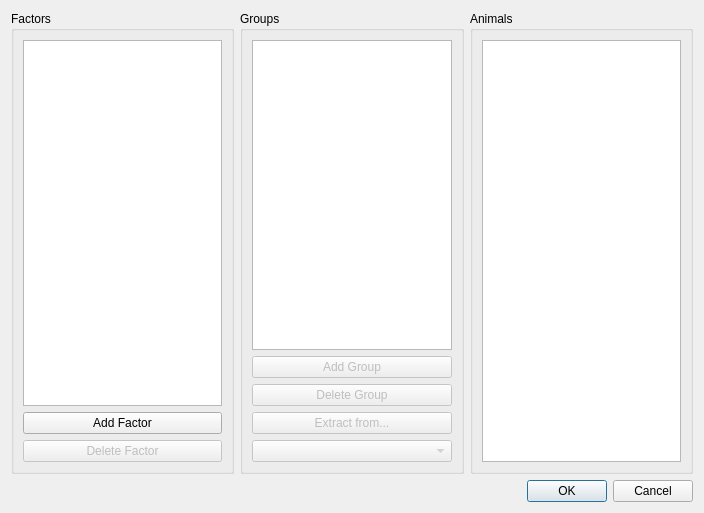
<?xml version="1.0" encoding="UTF-8"?>
<ui version="4.0">
 <class>FactorsDialog</class>
 <widget class="QDialog" name="FactorsDialog">
  <property name="geometry">
   <rect>
    <x>0</x>
    <y>0</y>
    <width>704</width>
    <height>513</height>
   </rect>
  </property>
  <property name="windowTitle">
   <string>Factors</string>
  </property>
  <layout class="QVBoxLayout" name="verticalLayout_8">
   <item>
    <layout class="QHBoxLayout" name="horizontalLayout">
     <item>
      <widget class="QGroupBox" name="groupBoxFactors">
       <property name="title">
        <string>Factors</string>
       </property>
       <layout class="QVBoxLayout" name="verticalLayout">
        <item>
         <widget class="QListWidget" name="listWidgetFactors"/>
        </item>
        <item>
         <widget class="QPushButton" name="pushButtonAddFactor">
          <property name="text">
           <string>Add Factor</string>
          </property>
         </widget>
        </item>
        <item>
         <widget class="QPushButton" name="pushButtonDeleteFactor">
          <property name="enabled">
           <bool>false</bool>
          </property>
          <property name="text">
           <string>Delete Factor</string>
          </property>
         </widget>
        </item>
       </layout>
      </widget>
     </item>
     <item>
      <widget class="QGroupBox" name="groupBoxGroups">
       <property name="title">
        <string>Groups</string>
       </property>
       <layout class="QVBoxLayout" name="verticalLayout_3">
        <item>
         <widget class="QListWidget" name="listWidgetGroups"/>
        </item>
        <item>
         <widget class="QPushButton" name="pushButtonAddGroup">
          <property name="enabled">
           <bool>false</bool>
          </property>
          <property name="text">
           <string>Add Group</string>
          </property>
         </widget>
        </item>
        <item>
         <widget class="QPushButton" name="pushButtonDeleteGroup">
          <property name="enabled">
           <bool>false</bool>
          </property>
          <property name="text">
           <string>Delete Group</string>
          </property>
         </widget>
        </item>
        <item>
         <widget class="QPushButton" name="pushButtonExtractGroups">
          <property name="enabled">
           <bool>false</bool>
          </property>
          <property name="text">
           <string>Extract from...</string>
          </property>
         </widget>
        </item>
        <item>
         <widget class="QComboBox" name="comboBoxFields">
          <property name="enabled">
           <bool>false</bool>
          </property>
         </widget>
        </item>
       </layout>
      </widget>
     </item>
     <item>
      <widget class="QGroupBox" name="groupBoxAnimals">
       <property name="title">
        <string>Animals</string>
       </property>
       <layout class="QVBoxLayout" name="verticalLayout_4">
        <item>
         <widget class="QListWidget" name="listWidgetAnimals"/>
        </item>
       </layout>
      </widget>
     </item>
    </layout>
   </item>
   <item>
    <widget class="QDialogButtonBox" name="buttonBox">
     <property name="orientation">
      <enum>Qt::Horizontal</enum>
     </property>
     <property name="standardButtons">
      <set>QDialogButtonBox::Cancel|QDialogButtonBox::Ok</set>
     </property>
    </widget>
   </item>
  </layout>
 </widget>
 <resources/>
 <connections>
  <connection>
   <sender>buttonBox</sender>
   <signal>accepted()</signal>
   <receiver>FactorsDialog</receiver>
   <slot>accept()</slot>
   <hints>
    <hint type="sourcelabel">
     <x>248</x>
     <y>254</y>
    </hint>
    <hint type="destinationlabel">
     <x>157</x>
     <y>274</y>
    </hint>
   </hints>
  </connection>
  <connection>
   <sender>buttonBox</sender>
   <signal>rejected()</signal>
   <receiver>FactorsDialog</receiver>
   <slot>reject()</slot>
   <hints>
    <hint type="sourcelabel">
     <x>316</x>
     <y>260</y>
    </hint>
    <hint type="destinationlabel">
     <x>286</x>
     <y>274</y>
    </hint>
   </hints>
  </connection>
 </connections>
</ui>
